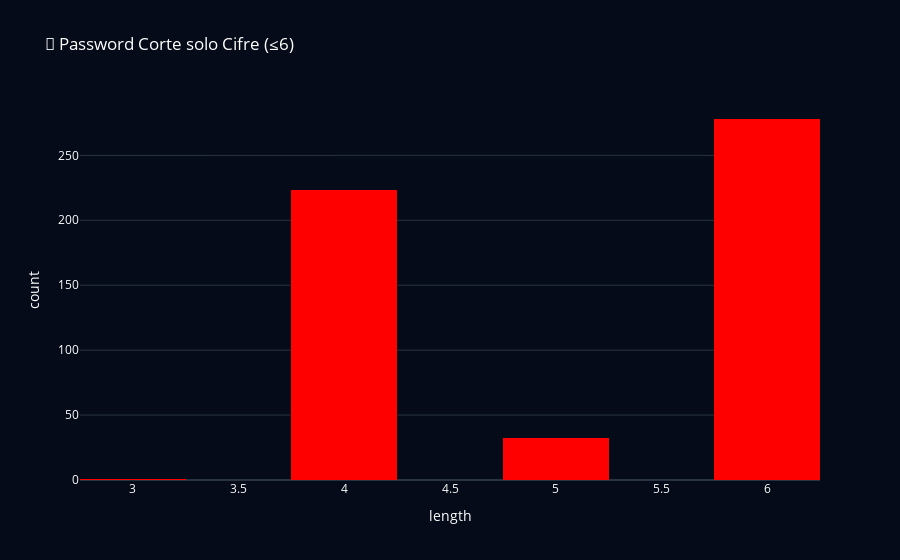
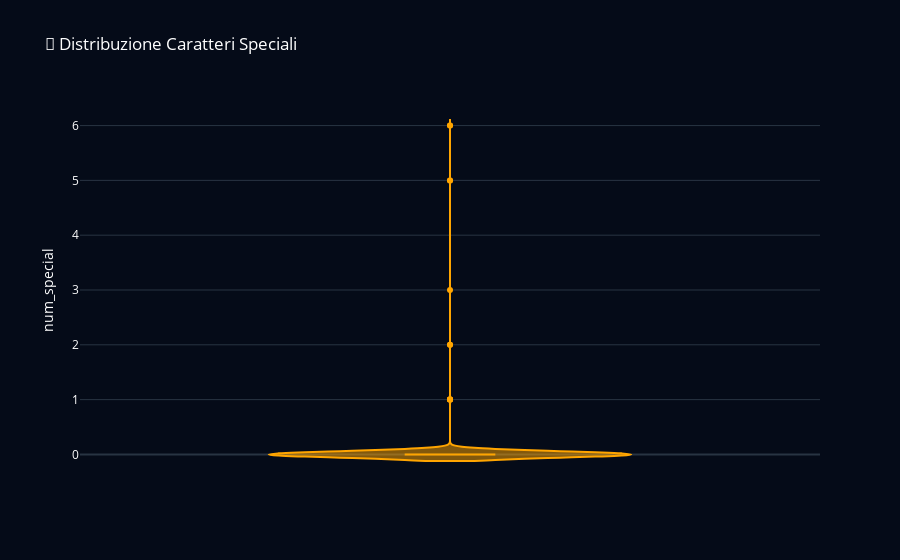

Notebook code for these charts, in order:
### Code cell
# 🔢 Istogramma: solo cifre, lunghezza ≤6
df_simple = df[(df["length"] <= 6) & (df["num_digits"] == df["length"])]
fig = px.histogram(df_simple, x="length", nbins=10,
                   title="🔢 Password Corte solo Cifre (≤6)",
                   template="plotly_dark", color_discrete_sequence=["red"])
fig.update_layout(plot_bgcolor="#050b18", paper_bgcolor="#050b18", font=dict(color="white"))
fig.show()
# 🎻 Violin plot: caratteri speciali
fig = px.violin(df, y="num_special", box=True, points="outliers",
                title="🎻 Distribuzione Caratteri Speciali",
                template="plotly_dark", color_discrete_sequence=["orange"])
fig.update_layout(plot_bgcolor="#050b18", paper_bgcolor="#050b18", font=dict(color="white"))
fig.show()
# 🌲 Treemap: password con ≤1 tipo di carattere
df["type_count"] = ((df["num_chars"] > 0).astype(int) +
                    (df["num_digits"] > 0).astype(int) +
                    (df["num_special"] > 0).astype(int))
simple = df[df["type_count"] <= 1]
top_simple = simple["password"].value_counts().nlargest(20).reset_index()
top_simple.columns = ["password", "count"]
fig = px.treemap(top_simple, path=["password"], values="count",
                 title="🌲 Treemap Password con ≤1 Tipo di Carattere",
                 template="plotly_dark", color="count", color_continuous_scale="Blues")
fig.update_layout(plot_bgcolor="#050b18", paper_bgcolor="#050b18")
fig.show()

### Figure 1 — Plotly figure (JSON) as saved in the notebook; plotly's stock layout.template omitted (floating-point values rounded to 4 significant figures; data arrays with more than 128 entries replaced by an {"elided": "..."} marker saying what was removed)
{"data": [{"bingroup": "x", "hovertemplate": "length=%{x}<br>count=%{y}<extra></extra>", "legendgroup": "", "marker": {"color": "red", "pattern": {"shape": ""}}, "name": "", "nbinsx": 10, "orientation": "v", "showlegend": false, "type": "histogram", "x": {"elided": "534 int values"}, "xaxis": "x", "yaxis": "y"}], "layout": {"barmode": "relative", "font": {"color": "white"}, "legend": {"tracegroupgap": 0}, "paper_bgcolor": "#050b18", "plot_bgcolor": "#050b18", "title": {"text": "🔢 Password Corte solo Cifre (≤6)"}, "xaxis": {"anchor": "y", "domain": [0, 1], "title": {"text": "length"}}, "yaxis": {"anchor": "x", "domain": [0, 1], "title": {"text": "count"}}}}

### Figure 2 — Plotly figure (JSON) as saved in the notebook; plotly's stock layout.template omitted (floating-point values rounded to 4 significant figures; data arrays with more than 128 entries replaced by an {"elided": "..."} marker saying what was removed)
{"data": [{"alignmentgroup": "True", "box": {"visible": true}, "hovertemplate": "num_special=%{y}<extra></extra>", "legendgroup": "", "marker": {"color": "orange"}, "name": "", "offsetgroup": "", "orientation": "v", "points": "outliers", "scalegroup": "True", "showlegend": false, "type": "violin", "x0": " ", "xaxis": "x", "y": {"elided": "10000 int values"}, "y0": " ", "yaxis": "y"}], "layout": {"font": {"color": "white"}, "legend": {"tracegroupgap": 0}, "paper_bgcolor": "#050b18", "plot_bgcolor": "#050b18", "title": {"text": "🎻 Distribuzione Caratteri Speciali"}, "violinmode": "group", "xaxis": {"anchor": "y", "domain": [0, 1]}, "yaxis": {"anchor": "x", "domain": [0, 1], "title": {"text": "num_special"}}}}
